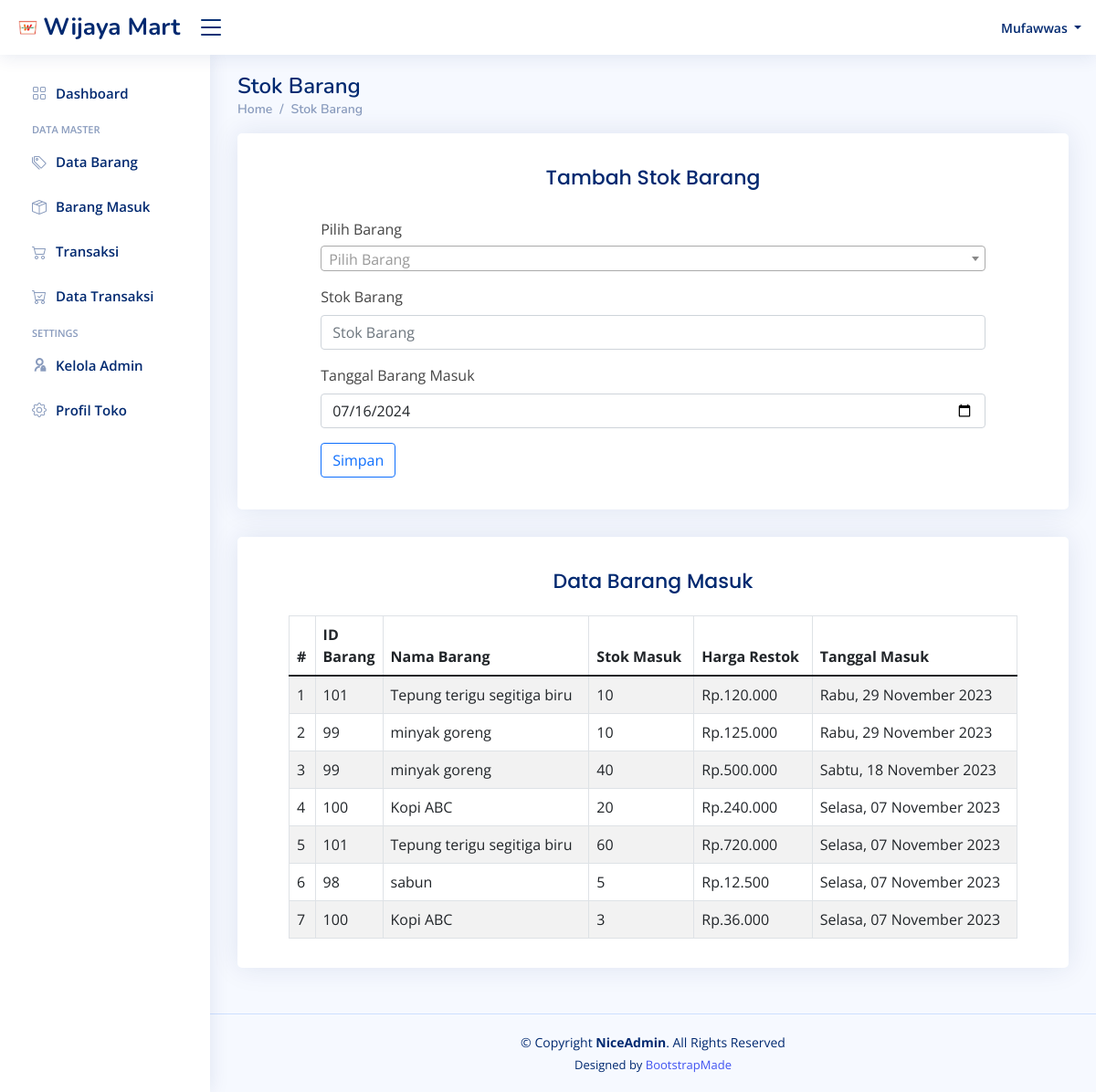
/admin/index.php?page=stok_barang (signed in), run on the app's committed database.
### tables this page shows
CREATE TABLE `profil_toko` (
  `id_profil` int(2) NOT NULL,
  `nama_toko` varchar(50) NOT NULL,
  `alamat` varchar(50) NOT NULL,
  `nama_pemilik` varchar(100) NOT NULL,
  `no_hp` varchar(15) NOT NULL,
  `email` varchar(50) NOT NULL,
  `facebook` varchar(50) NOT NULL,
  `instagram` varchar(50) NOT NULL,
  `logo` varchar(100) NOT NULL
);

CREATE TABLE `tb_stok` (
  `id_stok` int(11) NOT NULL,
  `idbarang` int(11) NOT NULL,
  `stok_masuk` int(5) NOT NULL,
  `harga_stok` int(11) NOT NULL,
  `tanggal_masuk` date NOT NULL
);

CREATE TABLE `tb_barang` (
  `id_barang` int(11) NOT NULL,
  `nama_barang` varchar(50) NOT NULL,
  `stok` int(11) NOT NULL,
  `harga_beli` int(11) NOT NULL,
  `harga_jual` int(11) NOT NULL,
  `satuan` varchar(15) NOT NULL,
  `gambar` varchar(500) NOT NULL
);

### admin/stok_barang/stok_barang.php (the view, shortened to what this page needs)
<?php
include('config.php');
?>
<link rel="stylesheet" href="assets/vendor/select2/dist/css/select2.min.css">
<main id="main" class="main">
    <div class="pagetitle">
        <h1>Stok Barang</h1>
        <nav>
            <ol class="breadcrumb">
                <li class="breadcrumb-item"><a href="index.php">Home</a></li>
                <li class="breadcrumb-item">Stok Barang</li>
            </ol>
        </nav>
    </div>
    <section class="section">
        <div class="row">
            <div class="col-lg-12">
                <div class="card">
                    <div class="card-body">
                        <h5 class="card-title text-center">Tambah Stok Barang</h5>
                        <div class="row mb-3 flex">
                            <div class="col-md-10 m-auto">
                                <form action="" method="POST">
                                    <?php
                                    $tgl1 = date("Y-m-d", strtotime('now'));
                                    ?>
                                    <label for="select" style="margin-bottom: 6px;">Pilih Barang</label>
                                    <div class="row mb-3 mt-3 flex">
                                        <div class=" m-auto">
                                            <label for="stok" class="form-label">Stok Barang</label>
                                            <input type="number" class="form-control" id="stok" name="stokInput" value="" min="1" placeholder="Stok Barang" required>
                                        </div>
                                    </div>
                                    <div class="col-12">
                                        <label for="inputPassword4" class="form-label">Tanggal Barang Masuk</label>
                                        <input type="date" name="tanggal" class="form-control" id="inputPassword4" value="<?php echo date($tgl1) ?>" required>
                                    </div>
                                    <div class="m-auto mt-3">
                                        <button type="submit" id="tombolfilter" style="margin-bottom: 3px;" name="btntambah" class="btn btn-outline-primary">Simpan</button>
                                    </div>
                                </form>
                            </div>
                        </div>
                    </div>
                </div>
                <div class="card">
                    <div class="card-body">
                        <h5 class="card-title text-center">Data Barang Masuk</h5>
                        <div style="position: relative; overflow:auto; margin: 0 2.5em">
                            <table class="table datatable table-striped table-bordered" id="datatables">
                                <thead>
                                    <tr>
                                        <th scope="col">#</th>
                                        <th scope="col" style="width: 70px;">ID Barang</th>
                                        <th scope="col">Nama Barang</th>
                                        <th scope="col">Stok Masuk</th>
                                        <th scope="col">Harga Restok</th>
                                        <th scope="col">Tanggal Masuk</th>
                                    </tr>
                                </thead>
                                <tbody>
                                    <?php
                                    $sql = mysqli_query($koneksi, "SELECT * FROM tb_stok INNER JOIN tb_barang ON tb_stok.idbarang = tb_barang.id_barang ORDER BY id_stok DESC") or die(mysqli_error($koneksi));
                                    if (mysqli_num_rows($sql) > 0) {
                                        $no = 1;
                                        while ($data = mysqli_fetch_assoc($sql)) {
                                            $idBarang = $data['idbarang'];
                                            $namaBarang = $data['nama_barang'];
                                            $hargaBeli = $data['harga_stok'];
                                            $stokMasuk = $data['stok_masuk'];
                                            $tanggalMasuk = $data['tanggal_masuk'];
                                            $harga_stok = number_format($hargaBeli, 0, ',', '.');
                                            switch (date('m', strtotime($tanggalMasuk))) {
                                                case '11':
                                                    $bulan = 'November';
                                                    break;
                                            }
                                            $tggl = date('d', strtotime($tanggalMasuk));
                                            $thn = date('Y', strtotime($tanggalMasuk));
                                            switch (date('l', strtotime($tanggalMasuk))) {
                                                case 'Tuesday':
                                                    $hari = 'Selasa';
                                                    break;
                                                case 'Wednesday':
                                                    $hari = 'Rabu';
                                                    break;
                                                case 'Saturday':
                                                    $hari = 'Sabtu';
                                                    break;
                                            }
                                            $tglfull = '' . $hari . ', ' . $tggl . ' ' . $bulan . ' ' . $thn . ' ';
                                            echo '
						<tr>
						<td>' . $no++ . '</td>
						<td>' . $idBarang . '</td>
						<td>' . $namaBarang . '</td>
						<td>' . $stokMasuk . '</td>
						<td>Rp.' . $harga_stok . '</td>
						<td>' . $tglfull . '</td>
						';
                                        }
                                    }
                                    ?>
                                </tbody>
                            </table>
                        </div>
                    </div>
                </div>
            </div>
        </div>
    </section>
</main>

### admin/index.php (shortened to what this page needs)
<?php
include('config.php');
if (!isset($_SESSION['nama'])) {
  if (!isset($_SESSION['id_user'])) {
    echo '<script>
        location.href = "login.php";
        </script>';
  }
} else {
?>
  <!DOCTYPE html>
  <html lang="en">
  <head>
    <?php
    $query = mysqli_query($koneksi, "SELECT * FROM profil_toko");
    while ($data = mysqli_fetch_array($query)) {
      $namatk = $data['nama_toko'];
      $currentImage = $data['logo'];
    }
    ?>
    <link href="assets/vendor/bootstrap/css/bootstrap.min.css" rel="stylesheet">
    <link href="assets/vendor/bootstrap-icons/bootstrap-icons.css" rel="stylesheet">
    <link href="assets/vendor/boxicons/css/boxicons.min.css" rel="stylesheet">
    <link href="assets/vendor/quill/quill.snow.css" rel="stylesheet">
    <link href="assets/vendor/quill/quill.bubble.css" rel="stylesheet">
    <link href="assets/vendor/remixicon/remixicon.css" rel="stylesheet">
    <link href="assets/vendor/simple-datatables/style.css" rel="stylesheet">
    <link href="assets/css/style.css" rel="stylesheet">
  </head>
  <body>
    <header id="header" class="header fixed-top d-flex align-items-center">
      <div class="d-flex align-items-center justify-content-between">
        <a href="index.php" class="logo d-flex align-items-center">
          <img src="logo/<?php echo "$currentImage"; ?>" alt="">
          <span class="d-none d-lg-block">
            <?php echo "$namatk"; ?>
          </span>
        </a>
        <i class="bi bi-list toggle-sidebar-btn"></i>
      </div>
      <nav class="header-nav ms-auto">
        <ul class="d-flex align-items-center">
          <li class="nav-item dropdown pe-3">
            <a class="nav-link nav-profile d-flex align-items-center pe-0" href="#" data-bs-toggle="dropdown">
              <span class="d-none d-md-block dropdown-toggle ps-2">
                <?php echo $_SESSION['nama'] ?>
              </span>
            </a>
          </li>
        </ul>
      </nav>
    </header>
    <aside id="sidebar" class="sidebar">
      <ul class="sidebar-nav" id="sidebar-nav">
        <li class="nav-item">
          <a class="nav-link collapsed" href="index.php">
            <i class="bi bi-grid"></i>
            <span>Dashboard</span>
          </a>
        </li>
        <li class="nav-heading">Data Master</li>
        <li class="nav-item">
          <a class="nav-link collapsed" href="index.php?page=data_barang">
            <i class="bi bi-tags"></i>
            <span>Data Barang</span>
          </a>
        </li>
        <li class="nav-item">
          <a class="nav-link collapsed" href="index.php?page=stok_barang">
            <i class="bi bi-box-seam"></i>
            <span>Barang Masuk</span>
          </a>
        </li>
        <li class="nav-item">
          <a class="nav-link collapsed" href="index.php?page=transaksi">
            <i class="bi bi-cart2"></i>
            <span>Transaksi</span>
          </a>
        </li>
        <li class="nav-item">
          <a class="nav-link collapsed" href="index.php?page=data_transaksi">
            <i class="bi bi-cart-check"></i>
            <span>Data Transaksi</span>
          </a>
        </li>
        <li class="nav-heading">Settings</li>
        <li class="nav-item">
          <a class="nav-link collapsed" href="index.php?page=admin">
            <i class="ri ri-admin-line"></i>
            <span>Kelola Admin</span>
          </a>
        </li>
        <li class="nav-item">
          <a class="nav-link collapsed" href="index.php?page=profil">
            <i class="bi bi-gear"></i>
            <span>Profil Toko</span>
          </a>
        </li>
      </ul>
    </aside>
    <div class="right_col" role="main">
      <?php
      $queries = array();
      parse_str($_SERVER['QUERY_STRING'], $queries);
      switch ($queries['page']) {
        case 'stok_barang':
          include 'stok_barang/stok_barang.php';
          break;
      }
      ?>
      <footer id="footer" class="footer">
        <div class="copyright">
          &copy; Copyright <strong><span>NiceAdmin</span></strong>. All Rights Reserved
        </div>
        <div class="credits">
          Designed by <a href="https://bootstrapmade.com/">BootstrapMade</a>
        </div>
      </footer>
  </body>
  </html>
<?php
}
?>

### admin/assets/css/style.css (style rules this page uses)
:root { scroll-behavior: smooth; }
body { font-family: "Open Sans", sans-serif; background: #f6f9ff; color: #444444; }
a { color: #4154f1; text-decoration: none; }
h1, h2, h3, h4, h5, h6 { font-family: "Nunito", sans-serif; }
#main { margin-top: 60px; padding: 20px 30px; transition: all 0.3s; }
.pagetitle { margin-bottom: 10px; }
.pagetitle h1 { font-size: 24px; margin-bottom: 0; font-weight: 600; color: #012970; }
.card { margin-bottom: 30px; border: none; border-radius: 5px; box-shadow: 0px 0 30px rgba(1, 41, 112, 0.1); }
.card-title { padding: 20px 0 15px 0; font-size: 22px; font-weight: 500; color: #012970; font-family: "Poppins", sans-serif; }
.breadcrumb { font-size: 14px; font-family: "Nunito", sans-serif; color: #899bbd; font-weight: 600; }
.breadcrumb a { color: #899bbd; transition: 0.3s; }
.breadcrumb .breadcrumb-item::before { color: #899bbd; }
.logo { line-height: 1; }
@media (min-width: 1200px) { .logo { width: 185px; } }
.logo img { max-height: 26px; margin-right: 6px; }
.logo span { font-size: 26px; font-weight: 700; color: #012970; font-family: "Nunito", sans-serif; }
.header { transition: all 0.5s; z-index: 997; height: 60px; box-shadow: 0px 2px 20px rgba(1, 41, 112, 0.1); background-color: #fff; padding-left: 20px; }
.header .toggle-sidebar-btn { font-size: 32px; padding-left: 10px; cursor: pointer; color: #012970; }
.header-nav ul { list-style: none; }
.header-nav > ul { margin: 0; padding: 0; }
.header-nav .nav-profile { color: #012970; }
.header-nav .nav-profile span { font-size: 14px; font-weight: 600; }
.sidebar { position: fixed; top: 60px; left: 0; bottom: 0; width: 230px; z-index: 996; transition: all 0.3s; padding: 20px; overflow-y: auto; scrollbar-width: thin; scrollbar-color: #aab7cf transparent; box-shadow: 0px 0px 20px rgba(1, 41, 112, 0.1); background-color: #fff; }
@media (min-width: 1200px) { #main, #footer { margin-left: 230px; } }
.sidebar-nav { padding: 0; margin: 0; list-style: none; }
.sidebar-nav li { padding: 0; margin: 0; list-style: none; }
.sidebar-nav .nav-item { margin-bottom: 5px; }
.sidebar-nav .nav-heading { font-size: 11px; text-transform: uppercase; color: #899bbd; font-weight: 600; margin: 10px 0 5px 15px; }
.sidebar-nav .nav-link { display: flex; align-items: center; font-size: 15px; font-weight: 600; color: #4154f1; transition: 0.3; background: #f6f9ff; padding: 10px 15px; border-radius: 4px; }
.sidebar-nav .nav-link i { font-size: 16px; margin-right: 10px; color: #4154f1; }
.sidebar-nav .nav-link.collapsed { color: #012970; background: #fff; }
.sidebar-nav .nav-link.collapsed i { color: #899bbd; }
.footer { padding: 20px 0; font-size: 14px; transition: all 0.3s; border-top: 1px solid #cddfff; }
.footer .copyright { text-align: center; color: #012970; }
.footer .credits { padding-top: 5px; text-align: center; font-size: 13px; color: #012970; }

### data on the page
profil_toko: logo (picture), nama_toko "Wijaya Mart"
tb_stok: idbarang "101", idbarang.nama_barang "Tepung terigu segitiga biru", stok_masuk "10", harga_stok "120.000", tanggal_masuk "Rabu, 29 November 2023"
tb_stok: idbarang "99", idbarang.nama_barang "minyak goreng", stok_masuk "10", harga_stok "125.000", tanggal_masuk "Rabu, 29 November 2023"
tb_stok: idbarang "99", idbarang.nama_barang "minyak goreng", stok_masuk "40", harga_stok "500.000", tanggal_masuk "Sabtu, 18 November 2023"
tb_stok: idbarang "100", idbarang.nama_barang "Kopi ABC", stok_masuk "20", harga_stok "240.000", tanggal_masuk "Selasa, 07 November 2023"
tb_stok: idbarang "101", idbarang.nama_barang "Tepung terigu segitiga biru", stok_masuk "60", harga_stok "720.000", tanggal_masuk "Selasa, 07 November 2023"
tb_stok: idbarang "98", idbarang.nama_barang "sabun", stok_masuk "5", harga_stok "12.500", tanggal_masuk "Selasa, 07 November 2023"
tb_stok: idbarang "100", idbarang.nama_barang "Kopi ABC", stok_masuk "3", harga_stok "36.000", tanggal_masuk "Selasa, 07 November 2023"

### other printed values
$_SESSION['nama'] "Mufawwas"
